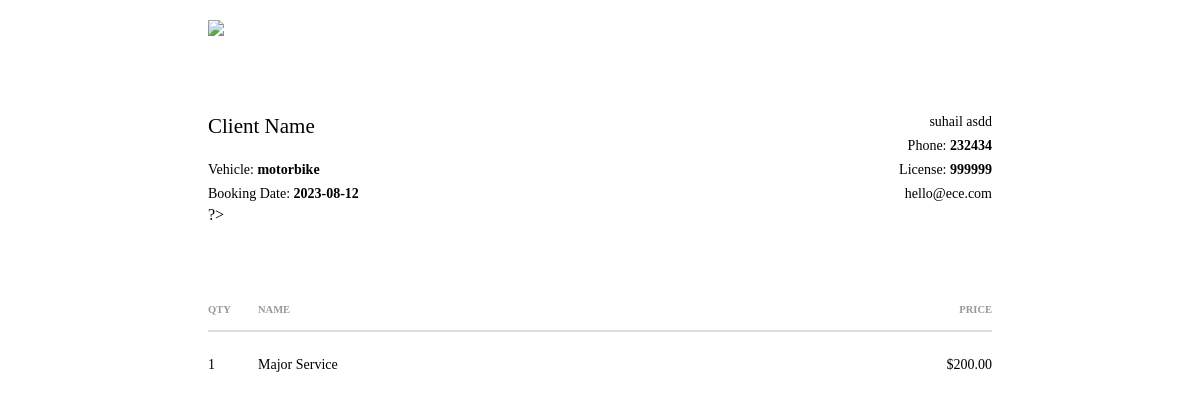
The page /adminpage/invoice-template.php?id=110 on the database its author committed.
### tables this page shows
CREATE TABLE `bookings` (
  `idbookings` int(11) NOT NULL,
  `idcustomers` int(11) NOT NULL,
  `idvehicles` int(11) NOT NULL,
  `booking_date` date NOT NULL,
  `service_id` int(11) NOT NULL,
  `customer_note` varchar(255) DEFAULT NULL,
  `id_mechanics` int(11) NOT NULL,
  `status` int(11) DEFAULT NULL
);

CREATE TABLE `customers` (
  `idcustomers` int(11) NOT NULL,
  `firstname` varchar(50) NOT NULL,
  `surname` varchar(50) NOT NULL,
  `mobile_phone` varchar(15) NOT NULL,
  `email` varchar(50) NOT NULL,
  `password` text NOT NULL
);

CREATE TABLE `vehicles` (
  `idvehicles` int(11) NOT NULL,
  `idcustomers` int(11) NOT NULL,
  `vehicle_type` varchar(50) NOT NULL,
  `make` varchar(50) NOT NULL,
  `license` varchar(50) NOT NULL,
  `engine_type` varchar(50) NOT NULL
);

CREATE TABLE `services` (
  `service_id` int(11) NOT NULL,
  `service_name` varchar(50) NOT NULL,
  `fixed_price` decimal(10,2) NOT NULL,
  `credit` int(11) DEFAULT 1
);

### adminpage/invoice-template.php (the view, shortened to what this page needs)
<?php
require "../userpages/connection.php";
if (isset($_GET["id"])) {
 $id = filter_var($_GET["id"], FILTER_SANITIZE_NUMBER_INT);
 $sql = "SELECT b.idbookings, c.firstname, c.surname, c.mobile_phone, v.vehicle_type, v.license, b.booking_date, s.service_name, s.fixed_price,
    GROUP_CONCAT(pt.part_name) as part_names, GROUP_CONCAT(pt.price) as part_prices
    FROM bookings b
    INNER JOIN customers c ON b.idcustomers = c.idcustomers
    INNER JOIN vehicles v ON b.idvehicles = v.idvehicles
    INNER JOIN services s ON b.service_id = s.service_id
    LEFT JOIN part_cost pc ON b.idbookings = pc.bill_id
    LEFT JOIN parts pt ON pc.part_id = pt.part_id
    WHERE b.idbookings = ?
    GROUP BY b.idbookings, c.firstname, c.surname, c.mobile_phone, v.vehicle_type, v.license, b.booking_date, s.service_name, s.fixed_price";
 $stmt = $mysqli->prepare($sql);
 $stmt->bind_param("i", $id);
 $stmt->execute();
 $bookings = $stmt->get_result();
 if ($bookings->num_rows > 0) {
  $row = $bookings->fetch_assoc();
  echo '
     <!DOCTYPE html>
<html>
<head>
</head>
<body>
<div class="pdf-container" style="padding-left:100px;padding-right:100px;">
 <div class="logo-container">
  <img
   style="height: 18px"
   src="https://app.useanvil.com/img/email-logo-black.png"
  >
 </div>
 <table class="invoice-info-container">
 <tr>
  <td rowspan="2" class="client-name">
   Client Name
  </td>
  <td>
  ' .
   $row["firstname"] .
   " " .
   $row["surname"] .
   '
  </td>
 </tr>
 <tr>
 <td>
 Phone: <strong>' .
   $row["mobile_phone"] .
   '</strong>
 </td>
 </tr>
 <tr>
  <td>
  Vehicle: <strong>' .
   $row["vehicle_type"] .
   '</strong>
  </td>
  <td>
  License: <strong>' .
   $row["license"] .
   '</strong>
  </td>
 </tr>
 <tr>
  <td>
  Booking Date: <strong>' .
   $row["booking_date"] .
   ' </strong>
  </td>
  <td>
   hello@ece.com
  </td>
 </tr>
</table>
<table class="line-items-container">
 <thead>
  <tr>
   <th class="heading-quantity">Qty</th>
   <th class="heading-description">Name</th>
   <th class="heading-price">Price</th>
  </tr>
 </thead>
 <tbody>
  <tr>
   <td>1</td>
   <td>' .
   $row["service_name"] .
   '</td>
   <td class="right">$' .
   $row["fixed_price"] .
   '</td>
  </tr>';
 } else {
  echo "No results found.";
 }
} else {
 header("HTTP/1.1 400 Bad Request");
 echo "Error: ID parameter missing in the request.";
}
?>

### adminpage/invoice-template.php (style rules this page uses)
body { font-size: 16px; padding: 0 100px; }
table { width: 100%; border-collapse: collapse; }
table tr td { padding: 0; }
table tr td:last-child { text-align: right; }
.right { text-align: right; }
.logo-container { margin: 20px 0 70px 0; }
.invoice-info-container { font-size: 0.875em; }
.invoice-info-container td { padding: 4px 0; }
.client-name { font-size: 1.5em; vertical-align: top; }
.line-items-container { margin: 70px 0; font-size: 0.875em; }
.line-items-container th { text-align: left; color: #999; border-bottom: 2px solid #ddd; padding: 10px 0 15px 0; font-size: 0.75em; text-transform: uppercase; }
.line-items-container th:last-child { text-align: right; }
.line-items-container td { padding: 15px 0; }
.line-items-container tbody tr:first-child td { padding-top: 25px; }
.line-items-container th.heading-quantity { width: 50px; }
.line-items-container th.heading-price { text-align: right; width: 100px; }

### rows shown on the page
bookings: idcustomers.firstname "suhail", idcustomers.surname "asdd", idcustomers.mobile_phone "232434", idvehicles.vehicle_type "motorbike", idvehicles.license "999999", booking_date "2023-08-12", service.service_name "Major Service", service.fixed_price "200.00"
